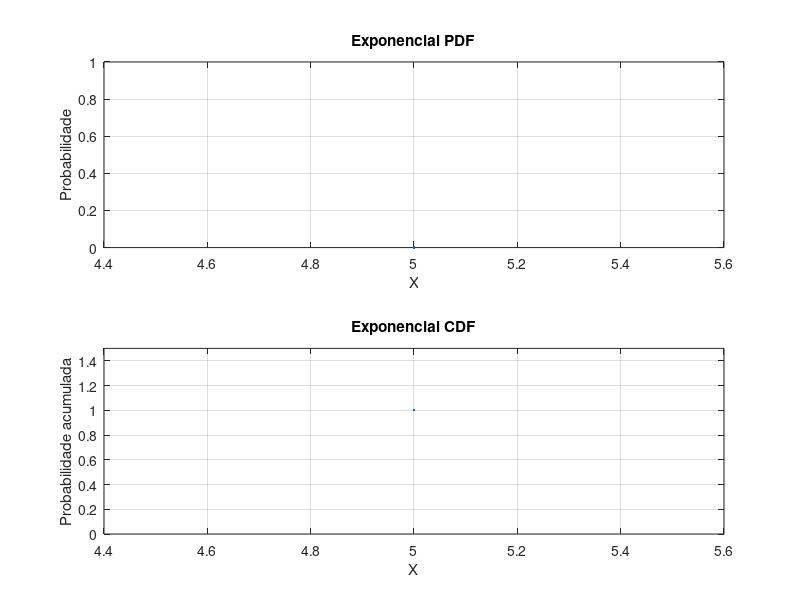

Write MATLAB code to recreate this figure.
clear
clc

function f = exponencialpdf(lambda, x)
  f = lambda * exp(-lambda * x);
  f = f .* (x >= 0);
end

function F = exponencialcdf(lambda, x)
  F = 1.0 - exp(-lambda * x);
end

function x = exponencialrv(lambda, m)
  x = -(1/lambda) * log(1 - rand(m, 1));
end

% Input:
a = input('Digite o limite inferior: '); % Limite inferior da distribuição
b = input('Digite o limite superior: '); % Limite superior da distribuição
lambda = input('Digite a taxa de chegada lambda (entre 0 e 1): ');
%m = input('Digite o numero de amostras: ');
%x = exponencialrv(lambda, m);
x = a : 0.1 : b;

%fid = fopen('dados.txt','r');
%x = fscanf(fid, '%d');
%fclose(fid);

Epdf = exponencialpdf(lambda, x);
Ecdf = exponencialcdf(lambda, x);

% Output:
% ExponencialPDF
subplot(2,1,1);
plot(x, Epdf, 'LineWidth', 2);
title('Exponencial PDF');
xlabel('X');
ylabel('Probabilidade');
ylim([0, 1]);
%xticks(x);
grid on;

% ExponencialCDF
subplot(2,1,2);
plot(x, Ecdf, 'LineWidth', 2);
title('Exponencial CDF');
xlabel('X');
ylabel('Probabilidade acumulada');
ylim([0, 1.5]);
%xticks(x);
grid on;
